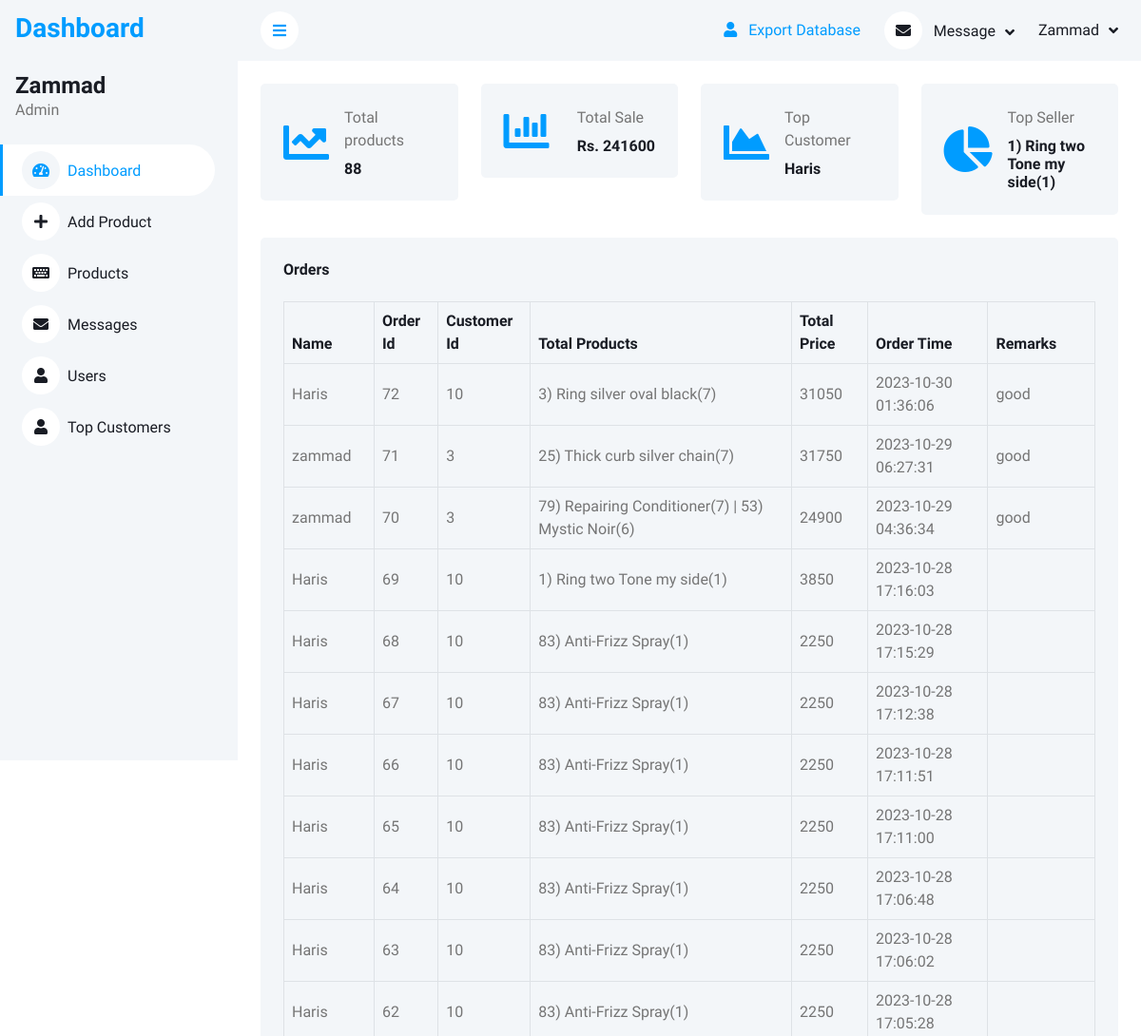
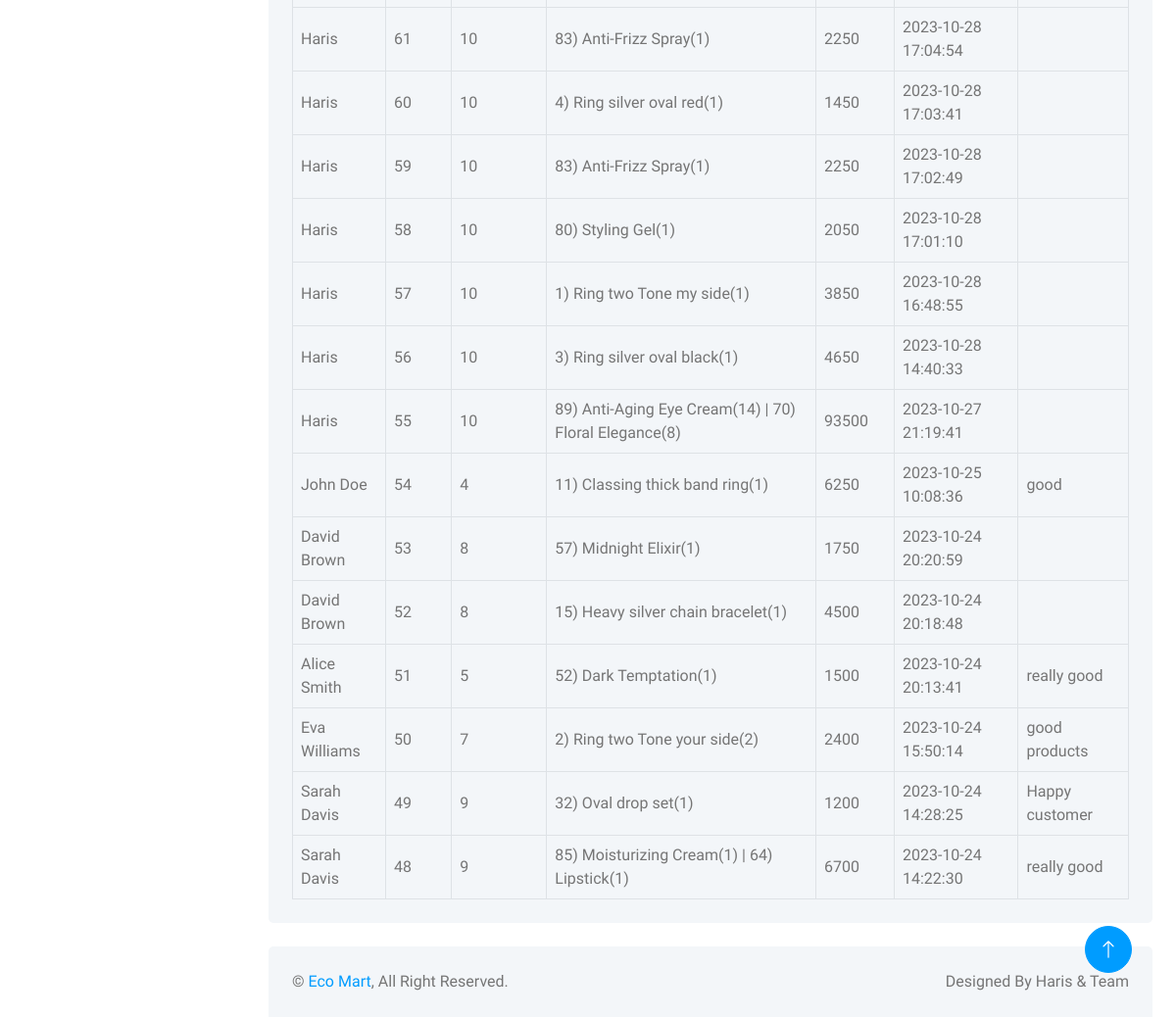
The page /admin-panel/dashborad.php (signed in) on the database its author committed (2 pictures, top to bottom).
### tables this page shows
CREATE TABLE `orders` (
  `Name` varchar(255) DEFAULT NULL,
  `Address` varchar(255) DEFAULT NULL,
  `Email` varchar(255) DEFAULT NULL,
  `WorkPhoneNo` int(255) DEFAULT NULL,
  `CellNo` int(255) DEFAULT NULL,
  `DateOfBirth` date NOT NULL,
  `Remarks` varchar(255) DEFAULT NULL,
  `orderId` int(11) NOT NULL,
  `ProductId` int(11) DEFAULT NULL,
  `CustomerId` int(11) DEFAULT NULL,
  `TotalProducts` varchar(255) DEFAULT NULL,
  `TotalPrice` int(255) DEFAULT NULL,
  `OrderTime` timestamp NOT NULL DEFAULT current_timestamp()
);

### admin-panel/dashborad.php (the view, shortened to what this page needs)
<!DOCTYPE html>
<html lang="en">
<head>
    <link href="https://cdnjs.cloudflare.com/ajax/libs/font-awesome/5.10.0/css/all.min.css" rel="stylesheet">
    <link href="https://cdn.jsdelivr.net/npm/bootstrap-icons@1.4.1/font/bootstrap-icons.css" rel="stylesheet">
    <link href="https://cdn.datatables.net/1.13.6/css/jquery.dataTables.min.css" rel="stylesheet">
    <link href="css/bootstrap.min.css" rel="stylesheet">
    <link href="css/style.css" rel="stylesheet">
</head>
<body>
    <div class="container-xxl position-relative bg-white d-flex p-0">
        <?php include('sidebar.php') ?>
        <div class="content">
            <?php include('navbar.php') ?>
            <div class="container-fluid pt-4 px-4">
                <div class="row g-4">
                    <div class="col-sm-6 col-xl-3">
                        <div class="bg-light rounded d-flex align-items-center justify-content-between p-4">
                            <i class="fa fa-chart-line fa-3x text-primary"></i>
                            <div class="ms-3">
                                <p class="mb-2">Total products</p>
                                <h6 class="mb-0">
                                    <?php
                                    $select = "select * from products";
                                    $result = mysqli_query($connection, $select);
                                    $num = mysqli_num_rows($result);
                                    echo $num;
                                    ?>
                                </h6>
                            </div>
                        </div>
                    </div>
                    <div class="col-sm-6 col-xl-3">
                        <div class="bg-light rounded d-flex align-items-center justify-content-between p-4">
                            <i class="fa fa-chart-bar fa-3x text-primary"></i>
                            <div class="ms-3">
                                <p class="mb-2">Total Sale</p>
                                <h6 class="mb-0">
                                    Rs.
                                    <?php
                                    $select = "select TotalPrice from orders";
                                    $result = mysqli_query($connection, $select);
                                    $total_sales = 0;
                                    if (mysqli_num_rows($result) > 0) {
                                        while ($data = mysqli_fetch_assoc($result)) {
                                            $total_price = $data['TotalPrice'];
                                            $total_sales += $total_price;
                                        }
                                        echo $total_sales;
                                    } else {
                                        echo "0";
                                    }
                                    ?>
                                </h6>
                            </div>
                        </div>
                    </div>
                    <div class="col-sm-6 col-xl-3">
                        <div class="bg-light rounded d-flex align-items-center justify-content-between p-4">
                            <i class="fa fa-chart-area fa-3x text-primary"></i>
                            <div class="ms-3">
                                <p class="mb-2">Top Customer</p>
                                <h6 class="mb-0">
                                    <?php
                                    $select = mysqli_query($connection, "SELECT *, COUNT(Name) AS numbers FROM orders GROUP BY Name ORDER BY numbers DESC LIMIT 1");
                                    if (mysqli_num_rows($select) > 0) {
                                        while ($user = mysqli_fetch_assoc($select)) {
                                            $name = $user['Name'];
                                            echo $name;
                                        }
                                    }
                                    ?>
                                </h6>
                            </div>
                        </div>
                    </div>
                    <div class="col-sm-6 col-xl-3">
                        <div class="bg-light rounded d-flex align-items-center justify-content-between p-4">
                            <i class="fa fa-chart-pie fa-3x text-primary"></i>
                            <div class="ms-3">
                                <p class="mb-2">Top Seller</p>
                                <h6 class="mb-0">
                                    <?php
                                    $select = mysqli_query($connection, "SELECT COUNT(TotalProducts), TotalProducts AS number from orders GROUP BY TotalProducts limit 1");
                                    if (mysqli_num_rows($select) > 0) {
                                        while ($user = mysqli_fetch_assoc($select)) {
                                            $product = $user['number'];
                                            echo $product;
                                        }
                                    }
                                    ?>
                                </h6>
                            </div>
                        </div>
                    </div>
                </div>
            </div>
            <div class="container-fluid pt-4 px-4">
                <div class="bg-light text-center rounded p-4">
                    <div class="d-flex align-items-center justify-content-between mb-4">
                        <h6 class="mb-0">Orders</h6>
                    </div>
                    <div class="table-responsive">
                        <table class="table text-start align-middle table-bordered table-hover mb-0 table-responsive" id="orders-tabl">
                            <thead>
                                <tr class="text-dark">
                                    <th scope="col">Name</th>
                                    <th scope="col">Order Id</th>
                                    <th scope="col">Customer Id</th>
                                    <th scope="col">Total Products</th>
                                    <th scope="col">Total Price</th>
                                    <th scope="col">Order Time</th>
                                    <th scope="col">Remarks</th>
                                </tr>
                            </thead>
                            <tbody>
                                <?php
                                $select_order = mysqli_query($connection, "select * from orders order by orderId desc");
                                if (mysqli_num_rows($select_order) > 0) {
                                    while ($data = mysqli_fetch_array($select_order)) {
                                ?>
                                        <tr>
                                            <td><?php echo $data['Name'] ?></td>
                                            <td><?php echo $data['orderId'] ?></td>
                                            <td><?php echo $data['CustomerId'] ?></td>
                                            <td><?php echo $data['TotalProducts'] ?></td>
                                            <td><?php echo $data['TotalPrice'] ?></td>
                                            <td><?php echo $data['OrderTime'] ?></td>
                                            <td><?php echo $data['Remarks'] ?></td>
                                        </tr>
                                <?php
                                    }
                                }
                                ?>
                            </tbody>
                        </table>
                    </div>
                </div>
            </div>
           <div class="container-fluid pt-4 px-4">
                <div class="bg-light rounded-top p-4">
                    <div class="row">
                        <div class="col-12 col-sm-6 text-center text-sm-start">
                            &copy; <a href="../front-end/index.php" target="_blank">Eco Mart</a>, All Right Reserved.
                        </div>
                        <div class="col-12 col-sm-6 text-center text-sm-end">Designed By <a>Haris & Team</a></div>
                    </div>
                </div>
            </div>
        </div>
        <a href="#" class="btn btn-lg btn-primary btn-lg-square back-to-top"><i class="bi bi-arrow-up"></i></a>
    </div>
</body>
</html>

### admin-panel/css/style.css (style rules this page uses)
:root { --primary: #009CFF; --light: #F3F6F9; --dark: #191C24; }
.back-to-top { position: fixed; display: none; right: 45px; bottom: 45px; z-index: 99; }
.btn { transition: .5s; }
.btn.btn-primary { color: #FFFFFF; }
.btn-lg-square { width: 48px; height: 48px; }
.btn-square, .btn-sm-square, .btn-lg-square { padding: 0; display: inline-flex; align-items: center; justify-content: center; font-weight: normal; border-radius: 50px; }
.content { margin-left: 250px; min-height: 100vh; background: #FFFFFF; transition: 0.5s; }
@media (min-width: 992px) { .content { width: calc(100% - 250px); } }

### rows shown on the page
orders: Name "Haris", orderId "55", CustomerId "10", TotalProducts "89) Anti-Aging Eye Cream(14) | 70) Floral Elegance(8)", TotalPrice "93500", OrderTime "2023-10-27 21:19:41"
orders: Name "Haris", orderId "72", CustomerId "10", TotalProducts "3) Ring silver oval black(7)", TotalPrice "31050", OrderTime "2023-10-30 01:36:06", Remarks "good"
orders: Name "zammad", orderId "71", CustomerId "3", TotalProducts "25) Thick curb silver chain(7)", TotalPrice "31750", OrderTime "2023-10-29 06:27:31", Remarks "good"
orders: Name "zammad", orderId "70", CustomerId "3", TotalProducts "79) Repairing Conditioner(7) | 53) Mystic Noir(6)", TotalPrice "24900", OrderTime "2023-10-29 04:36:34", Remarks "good"
orders: Name "Haris", orderId "69", CustomerId "10", TotalProducts "1) Ring two Tone my side(1)", TotalPrice "3850", OrderTime "2023-10-28 17:16:03"
orders: Name "Haris", orderId "68", CustomerId "10", TotalProducts "83) Anti-Frizz Spray(1)", TotalPrice "2250", OrderTime "2023-10-28 17:15:29"
orders: Name "Haris", orderId "67", CustomerId "10", TotalProducts "83) Anti-Frizz Spray(1)", TotalPrice "2250", OrderTime "2023-10-28 17:12:38"
orders: Name "Haris", orderId "66", CustomerId "10", TotalProducts "83) Anti-Frizz Spray(1)", TotalPrice "2250", OrderTime "2023-10-28 17:11:51"
orders: Name "Haris", orderId "65", CustomerId "10", TotalProducts "83) Anti-Frizz Spray(1)", TotalPrice "2250", OrderTime "2023-10-28 17:11:00"
orders: Name "Haris", orderId "64", CustomerId "10", TotalProducts "83) Anti-Frizz Spray(1)", TotalPrice "2250", OrderTime "2023-10-28 17:06:48"
orders: Name "Haris", orderId "63", CustomerId "10", TotalProducts "83) Anti-Frizz Spray(1)", TotalPrice "2250", OrderTime "2023-10-28 17:06:02"
orders: Name "Haris", orderId "62", CustomerId "10", TotalProducts "83) Anti-Frizz Spray(1)", TotalPrice "2250", OrderTime "2023-10-28 17:05:28"
orders: Name "Haris", orderId "61", CustomerId "10", TotalProducts "83) Anti-Frizz Spray(1)", TotalPrice "2250", OrderTime "2023-10-28 17:04:54"
orders: Name "Haris", orderId "60", CustomerId "10", TotalProducts "4) Ring silver oval red(1)", TotalPrice "1450", OrderTime "2023-10-28 17:03:41"
orders: Name "Haris", orderId "59", CustomerId "10", TotalProducts "83) Anti-Frizz Spray(1)", TotalPrice "2250", OrderTime "2023-10-28 17:02:49"
orders: Name "Haris", orderId "58", CustomerId "10", TotalProducts "80) Styling Gel(1)", TotalPrice "2050", OrderTime "2023-10-28 17:01:10"
orders: Name "Haris", orderId "57", CustomerId "10", TotalProducts "1) Ring two Tone my side(1)", TotalPrice "3850", OrderTime "2023-10-28 16:48:55"
orders: Name "Haris", orderId "56", CustomerId "10", TotalProducts "3) Ring silver oval black(1)", TotalPrice "4650", OrderTime "2023-10-28 14:40:33"
orders: Name "John Doe", orderId "54", CustomerId "4", TotalProducts "11) Classing thick band ring(1)", TotalPrice "6250", OrderTime "2023-10-25 10:08:36", Remarks "good"
orders: Name "David Brown", orderId "53", CustomerId "8", TotalProducts "57) Midnight Elixir(1)", TotalPrice "1750", OrderTime "2023-10-24 20:20:59"
orders: Name "David Brown", orderId "52", CustomerId "8", TotalProducts "15) Heavy silver chain bracelet(1)", TotalPrice "4500", OrderTime "2023-10-24 20:18:48"
orders: Name "Alice Smith", orderId "51", CustomerId "5", TotalProducts "52) Dark Temptation(1)", TotalPrice "1500", OrderTime "2023-10-24 20:13:41", Remarks "really good"
orders: Name "Eva Williams", orderId "50", CustomerId "7", TotalProducts "2) Ring two Tone your side(2)", TotalPrice "2400", OrderTime "2023-10-24 15:50:14", Remarks "good products"
orders: Name "Sarah Davis", orderId "49", CustomerId "9", TotalProducts "32) Oval drop set(1)", TotalPrice "1200", OrderTime "2023-10-24 14:28:25", Remarks "Happy customer"
orders: Name "Sarah Davis", orderId "48", CustomerId "9", TotalProducts "85) Moisturizing Cream(1) | 64) Lipstick(1)", TotalPrice "6700", OrderTime "2023-10-24 14:22:30", Remarks "really good"

### other values the page prints
$_SESSION['username'] "Zammad"
$num "88"
$total_sales "241600"
$product "1) Ring two Tone my side(1)"
